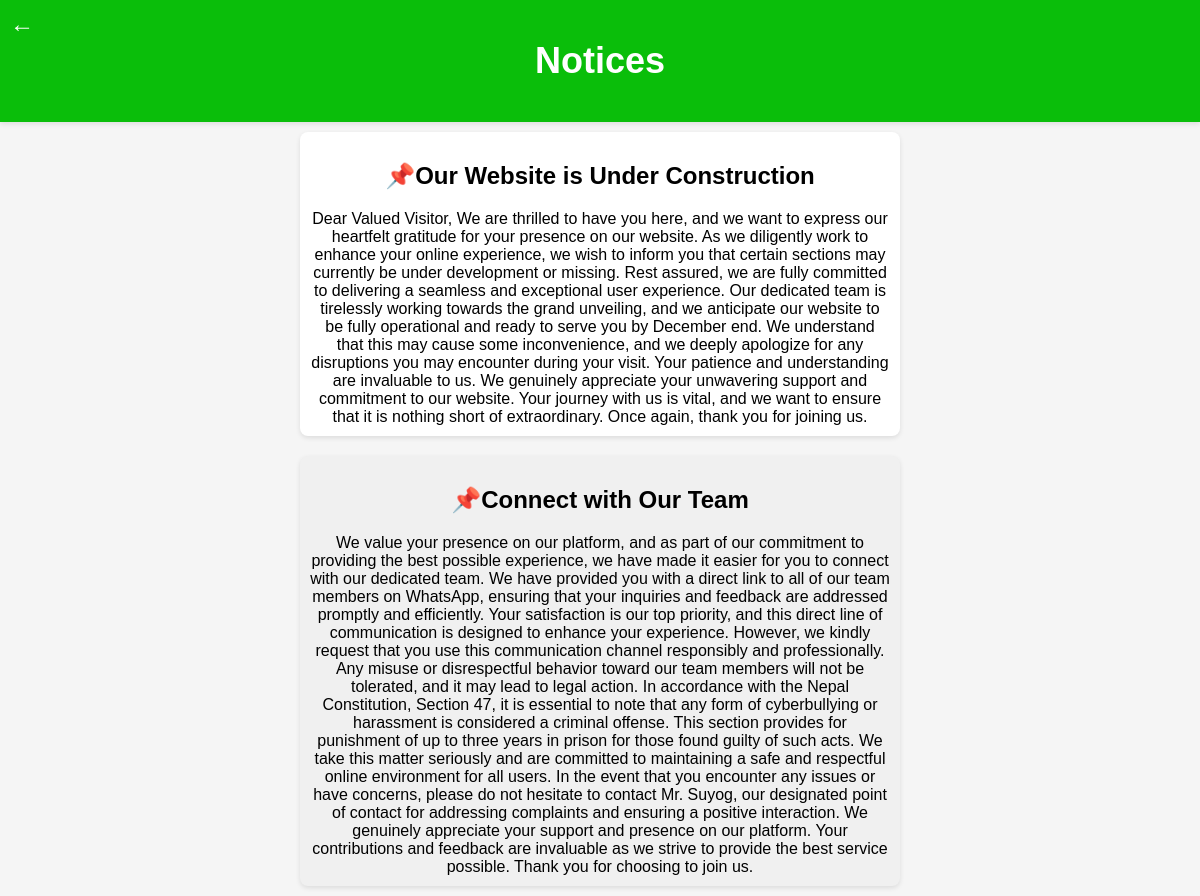
The page /notice/ on the database its author committed.
### main/models.py (models this page shows, shortened)
class Notice(models.Model):
    title = models.CharField(max_length=200)
    content = models.TextField()
    date_posted = models.DateTimeField(auto_now_add=True)

### main/views.py (the view)
# urls.py: path('notice/', notice, name='notice'),
def notice(request):
    notices = Notice.objects.all()
    return render(request, 'notice.html', {'notices': notices})

### main/templates/notice.html (shortened to what this page needs)
<!DOCTYPE html>
<html lang="en">
<head>
</head>
<body>
    <div class="header">
        <a class="left-arrow" href="{% url 'main:sidebar' %}">&#8592;</a>
        <h1 class="title">Notices</h1>
    </div>
    <div class="gallery">
        {% for notice in notices %}
        <div class="notice">
            <div class="notice-content">
                <h2>{{ notice.title }}</h2>
                {{ notice.content }}
            </div>
        </div>
        {% endfor %}
    </div>
</body>
</html>

### main/templates/notice.html (style rules this page uses)
body, h1, p { margin: 0; padding: 0; }
body { font-family: Arial, sans-serif; background-color: #f5f5f5; text-align: center; }
.header { background-color: #0abe0a; color: #fff; padding: 20px; box-shadow: 0 2px 5px rgba(0, 0, 0, 0.1); position: relative; }
.left-arrow { position: absolute; top: 10px; left: 10px; font-size: 24px; color: #fff; text-decoration: none; }
.title { font-size: 36px; font-weight: bold; margin: 20px 0; color: #fff; }
.gallery { display: flex; flex-wrap: wrap; justify-content: center; }
.notice { width: 50%; margin: 10px; background-color: #fff; border-radius: 8px; box-shadow: 0 2px 5px rgba(0, 0, 0, 0.1); overflow: hidden; transition: transform 0.2s ease-in-out; cursor: pointer; }
.notice-content { padding: 10px; }
.notice:nth-child(2) { background-color: #f0f0f0; }

### rows shown on the page
Notice: title "📌Our Website is Under Construction", content "Dear Valued Visitor, We are thrilled to have you here, and we want to express our heartfelt gratitude for your presence on our website. As we diligently work to enhance your online experience, we wish to inform you that certain sections may currently be under development or missing. Rest assured, we are fully committed to delivering a seamless and exceptional user experience. Our dedicated team is tirelessly working towards the grand unveiling, and we anticipate our website to be fully operational and ready to serve you by December end. We understand that this may cause some inconvenience, and we deeply apologize for any disruptions you may encounter during your visit. Your patience and…"
Notice: title "📌Connect with Our Team", content "We value your presence on our platform, and as part of our commitment to providing the best possible experience, we have made it easier for you to connect with our dedicated team. We have provided you with a direct link to all of our team members on WhatsApp, ensuring that your inquiries and feedback are addressed promptly and efficiently. Your satisfaction is our top priority, and this direct line of communication is designed to enhance your experience. However, we kindly request that you use this communication channel responsibly and professionally. Any misuse or disrespectful behavior toward our team members will not be tolerated, and it may lead to legal action. In accordance with the…"
